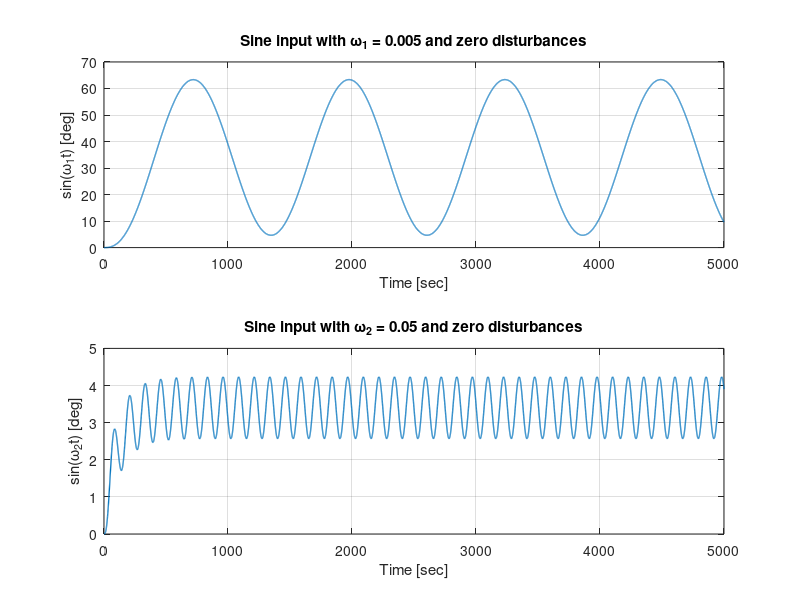

The MATLAB source for this figure:
clear all
close all
clc

load('boat_param1_sine');    %frequency 0.005
load('boat_param2_sine');     %frequency 0.05

figure
subplot(2,1,1)
plot(boat_param1(:,1), boat_param1(:,2), 'LineWidth', 1); grid on; 
title('Sine input with \omega_1 = 0.005 and zero disturbances')
xlabel('Time [sec]')
ylabel('sin(\omega_1t) [deg]')


subplot(2,1,2)
plot(boat_param2(:,1), boat_param2(:,2), 'LineWidth', 1); grid on;
title('Sine input with \omega_2 = 0.05 and zero disturbances')
xlabel('Time [sec]')
ylabel('sin(\omega_2t) [deg]')
